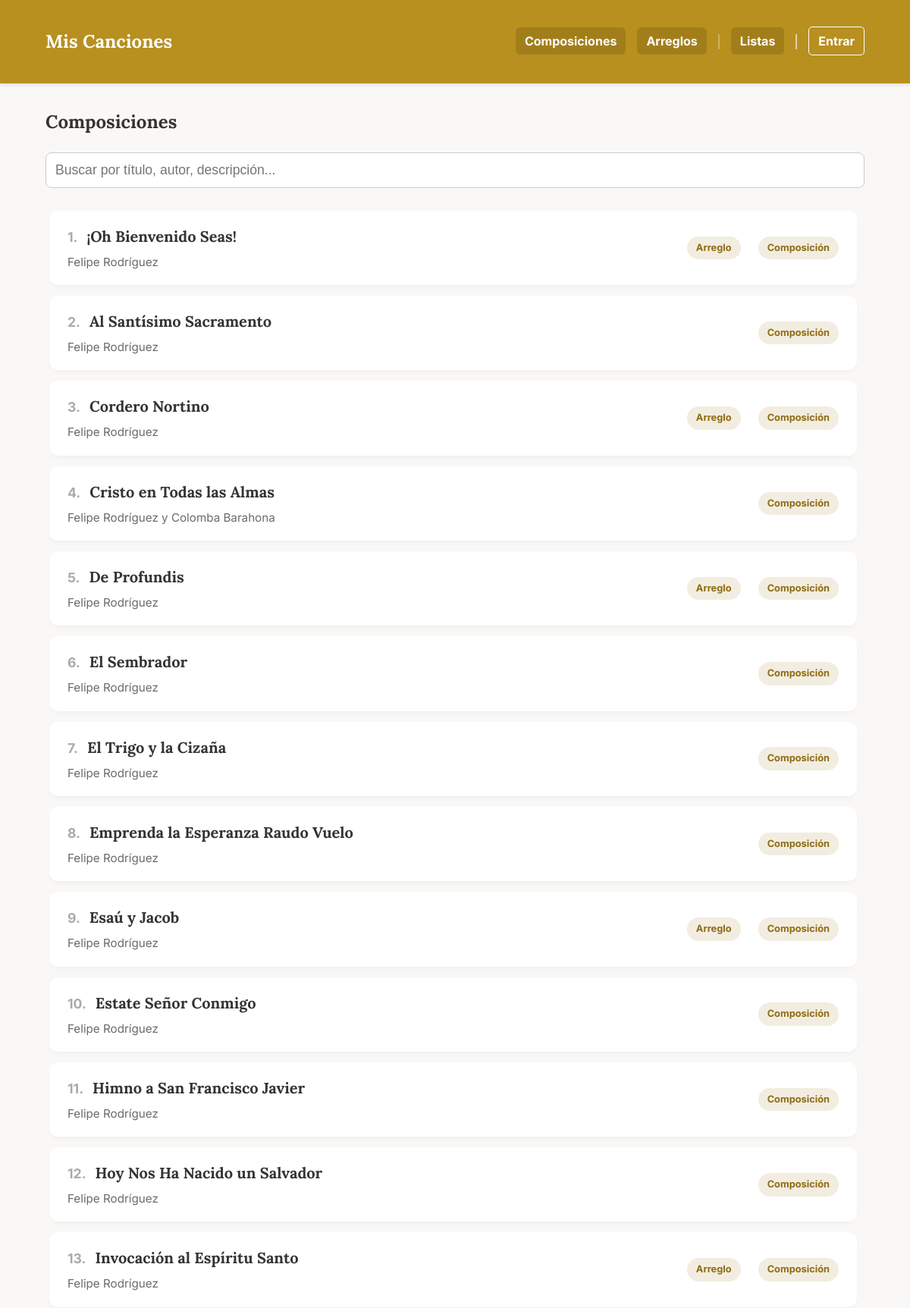
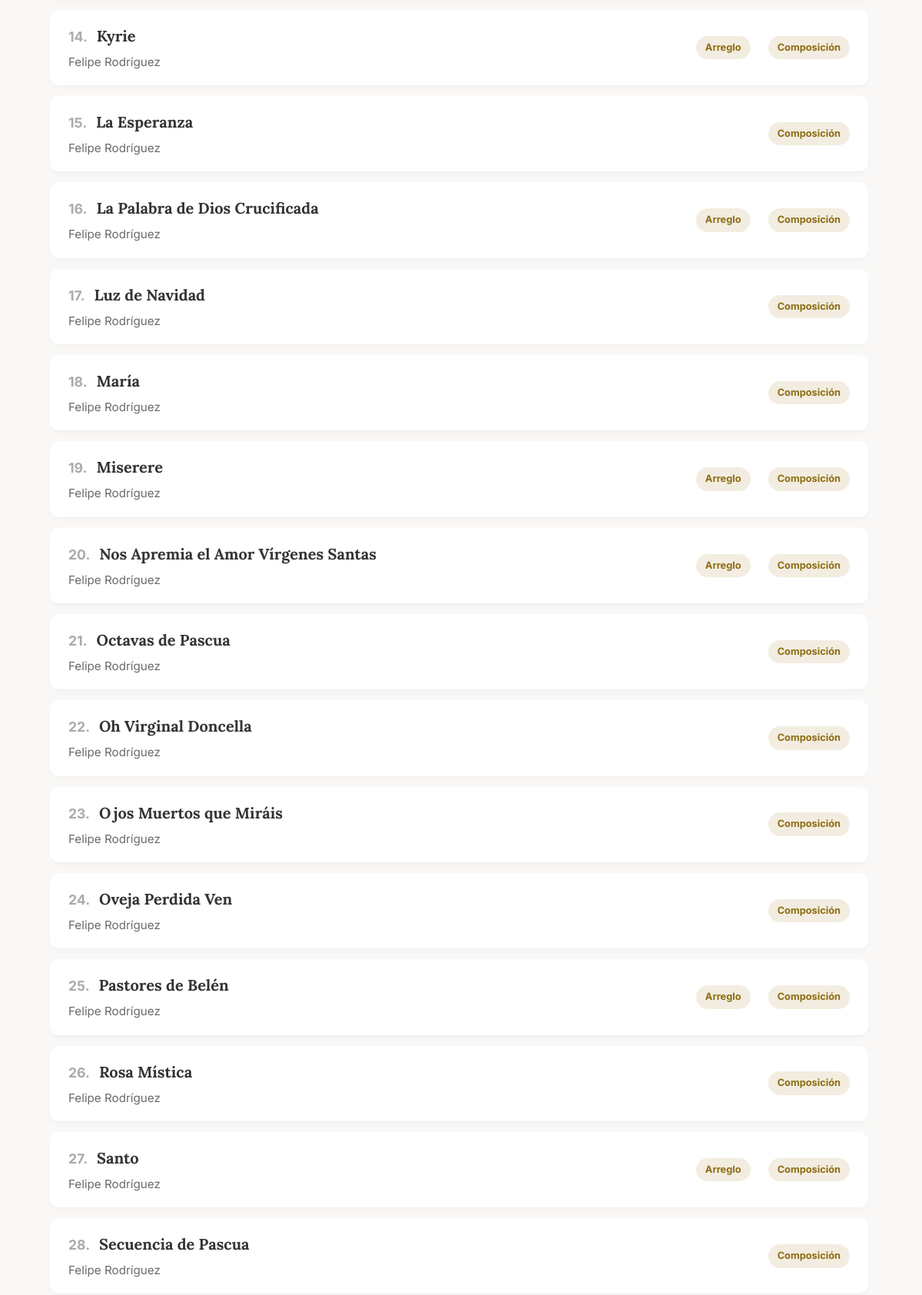
Screenshot of /composiciones (upper part) with the database file from the repository (2 pictures, top to bottom).
### app.py (models this page shows, shortened)
class Cancion(db.Model):
    id = db.Column(db.Integer, primary_key=True)
    titulo = db.Column(db.String(150), nullable=False)
    musica = db.Column(db.String(100))
    letra = db.Column(db.String(100))
    adaptacion = db.Column(db.String(100))
    idioma = db.Column(db.String(50))
    dia = db.Column(db.Integer, nullable=True)
    mes = db.Column(db.Integer, nullable=True)
    anio = db.Column(db.Integer)
    descripcion = db.Column(db.Text)
    audio = db.Column(db.String(150))
    letras_acordes = db.Column(db.String(150)) # Antes 'partitura' (PDF)
    partitura = db.Column(db.String(150))      # Antes 'partitura_xml' (MusicXML)
    midi = db.Column(db.String(150))           # Archivo MIDI
    tags_json = db.Column(db.String(500))
    tipo = db.Column(db.String(50), nullable=False, default='local')
    categorias_json = db.Column(db.String(200))
    youtube_video_embed = db.Column(db.Text)
    youtube_audio_embed = db.Column(db.Text)
    @property
    def categorias(self):
        return json.loads(self.categorias_json) if self.categorias_json else []

### app.py (the view)
@app.route('/composiciones')
def ver_composiciones():
    base_songs = search_by_category("Composición")
    filtered_songs, search_query = search_songs(base_songs)
    filtered_songs.sort(key=lambda x: (0, x.titulo) if x.titulo.startswith('¡') else (1, x.titulo))
    return render_template('composiciones.html', composiciones=filtered_songs, search_query=search_query, page_context='composiciones')

### app.py (called while the page is built, shortened)
@app.template_filter('sort_categories_for_page')
def sort_categories_for_page(categories, page_context='default'):
    sorted_cats = list(categories) # Crear una copia para no modificar la original
    if page_context == 'arreglos':
        sorted_cats.sort(key=lambda x: (x != 'Composición', x != 'Arreglo'))
    else:
        sorted_cats.sort(key=lambda x: (x != 'Arreglo', x != 'Composición'))
    return sorted_cats

def search_songs(base_songs):
    search_query = request.args.get('search', '').strip()
    if not search_query:
        return base_songs, search_query

def search_by_category(category_name):
    all_songs = Cancion.query.all()
    normalized_category = unidecode(category_name.lower())
    return [
        song for song in all_songs if normalized_category in unidecode(str(song.categorias).lower())
    ]

### templates/composiciones.html
{% extends "base.html" %}
{% block content %}
    <h2>Composiciones</h2>
    {% include '_filters.html' %}
    <div class="lista-scroll" id="song-list-container">
        {% include '_song_list.html' %}
    </div>
{% endblock %}

### templates/_song_list.html
<div class="lista-composiciones">
    {% for obra in composiciones %}
        <a href="{{ url_for('ver_composicion', comp_id=obra.id, context=page_context, tag_name=tag_nombre, search=search_query, sort_by=sort_by) }}" class="tarjeta-obra">
            <div class="info-tarjeta">
                <div class="song-title-with-number">
                    <span class="song-number">{{ loop.index }}.</span>
                    <h3>{{ obra.titulo }}</h3>
                </div>
                <p>{{ obra.musica }}</p>
            </div>
            <div class="categoria-tags-container">
                {% if obra.categorias %}
                    {% for cat in obra.categorias | sort_categories_for_page(page_context) %}
                        <span class="categoria-tag">{{ cat }}</span>
                    {% endfor %}
                {% endif %}
            </div>
        </a>
    {% else %}
        <p style="padding: 20px;">No se encontraron canciones que coincidan con tu búsqueda.</p>
    {% endfor %}
</div>

### static/style.css (style rules this page uses)
:root { --color-principal: #b89020; --color-fondo: #f9f8f6; --color-boton-nav: #a27e1b; --color-texto: #353331; --color-acento: #dcb33f; --color-blanco: #ffffff; }
body { font-family: 'Inter', sans-serif; background-color: var(--color-fondo); color: var(--color-texto); margin: 0; line-height: 1.6; }
h1, h2, h3, h4, h5, h6, .brand-logo { font-family: 'Lora', serif; font-weight: 700; }
.lista-scroll { height: 85vh; overflow-y: auto; border: none; background-color: transparent; padding-right: 5px; }
.lista-composiciones { display: block; padding: 10px 5px; }
.tarjeta-obra { display: flex; justify-content: space-between; align-items: center; border-bottom: none; text-decoration: none; color: var(--color-texto); background-color: var(--color-blanco); border-radius: 12px; margin-bottom: 14px; box-shadow: 0 4px 8px -2px rgba(0, 0, 0, 0.04), 0 2px 4px -1px rgba(0, 0, 0, 0.02); transition: transform 0.25s cubic-bezier(0.4, 0, 0.2, 1), box-shadow 0.25s cubic-bezier(0.4, 0, 0.2, 1), background-color 0.2s; padding: 18px 24px; }
.song-title-with-number { display: flex; align-items: baseline; gap: 12px; }
.song-number { color: #aaa; font-weight: bold; font-size: 1.1em; }
.info-tarjeta { padding: 0; }
.info-tarjeta h3 { margin: 0 0 6px 0; font-size: 1.25em; color: var(--color-texto); }
.info-tarjeta p { margin: 0; color: #6d6a66; font-size: 0.95em; }
.categoria-tags-container { display: flex; gap: 8px; }
.categoria-tag { background-color: #f2ede0; color: #8e6c13; font-size: 0.8em; font-weight: bold; padding: 5px 12px; border-radius: 20px; margin-left: 15px; white-space: nowrap; transition: background-color 0.2s; }

### rows the page displays
Cancion: titulo "¡Oh Bienvenido Seas!", musica "Felipe Rodríguez", cat "Arreglo" "Composición"
Cancion: titulo "Al Santísimo Sacramento", musica "Felipe Rodríguez", cat "Composición"
Cancion: titulo "Cordero Nortino", musica "Felipe Rodríguez", cat "Arreglo" "Composición"
Cancion: titulo "Cristo en Todas las Almas", musica "Felipe Rodríguez y Colomba Barahona", cat "Composición"
Cancion: titulo "De Profundis", musica "Felipe Rodríguez", cat "Arreglo" "Composición"
Cancion: titulo "El Sembrador", musica "Felipe Rodríguez", cat "Composición"
Cancion: titulo "El Trigo y la Cizaña", musica "Felipe Rodríguez", cat "Composición"
Cancion: titulo "Emprenda la Esperanza Raudo Vuelo", musica "Felipe Rodríguez", cat "Composición"
Cancion: titulo "Esaú y Jacob", musica "Felipe Rodríguez", cat "Arreglo" "Composición"
Cancion: titulo "Estate Señor Conmigo", musica "Felipe Rodríguez", cat "Composición"
Cancion: titulo "Himno a San Francisco Javier", musica "Felipe Rodríguez", cat "Composición"
Cancion: titulo "Hoy Nos Ha Nacido un Salvador", musica "Felipe Rodríguez", cat "Composición"
Cancion: titulo "Invocación al Espíritu Santo", musica "Felipe Rodríguez", cat "Arreglo" "Composición"
Cancion: titulo "Kyrie", musica "Felipe Rodríguez", cat "Arreglo" "Composición"
Cancion: titulo "La Esperanza", musica "Felipe Rodríguez", cat "Composición"
Cancion: titulo "La Palabra de Dios Crucificada", musica "Felipe Rodríguez", cat "Arreglo" "Composición"
Cancion: titulo "Luz de Navidad", musica "Felipe Rodríguez", cat "Composición"
Cancion: titulo "María", musica "Felipe Rodríguez", cat "Composición"
Cancion: titulo "Miserere", musica "Felipe Rodríguez", cat "Arreglo" "Composición"
Cancion: titulo "Nos Apremia el Amor Vírgenes Santas", musica "Felipe Rodríguez", cat "Arreglo" "Composición"
Cancion: titulo "Octavas de Pascua", musica "Felipe Rodríguez", cat "Composición"
Cancion: titulo "Oh Virginal Doncella", musica "Felipe Rodríguez", cat "Composición"
Cancion: titulo "Ojos Muertos que Miráis", musica "Felipe Rodríguez", cat "Composición"
Cancion: titulo "Oveja Perdida Ven", musica "Felipe Rodríguez", cat "Composición"
Cancion: titulo "Pastores de Belén", musica "Felipe Rodríguez", cat "Arreglo" "Composición"
Cancion: titulo "Rosa Mística", musica "Felipe Rodríguez", cat "Composición"
Cancion: titulo "Santo", musica "Felipe Rodríguez", cat "Arreglo" "Composición"
Cancion: titulo "Secuencia de Pascua", musica "Felipe Rodríguez", cat "Composición"
